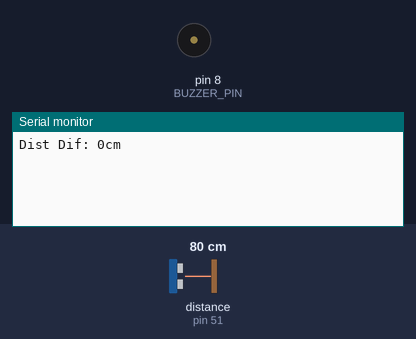
Bench run of a sketch on a simulated Arduino Mega 2560, built with avr-gcc and run on an emulated ATmega2560. Parts: buzzer (waves = sounding, pin HIGH), the last lines printed to the serial monitor. The test bench sets the inputs (shaded band); at power-on: distance to the obstacle (sensor on pin 51) 80 cm. The echo pulse lasts 58.3 µs per cm.

Above: at 1.8 s.
1.9 s: distance to the obstacle (sensor on pin 51) set to 39 cm
At 2.6 s:
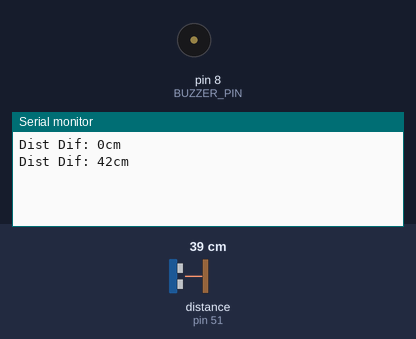
3.4 s: distance to the obstacle (sensor on pin 51) set to 32 cm
At 4.6 s:
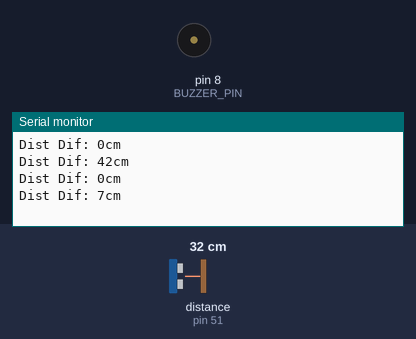
4.9 s: distance to the obstacle (sensor on pin 51) set to 71 cm
At 5.6 s:
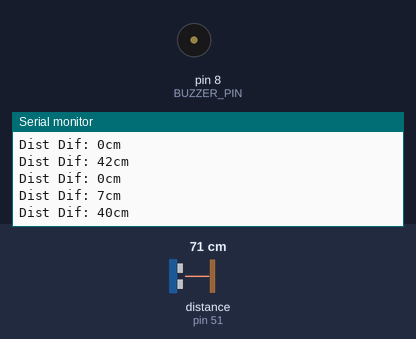
6.4 s: distance to the obstacle (sensor on pin 51) set to 81 cm
At 7.7 s:
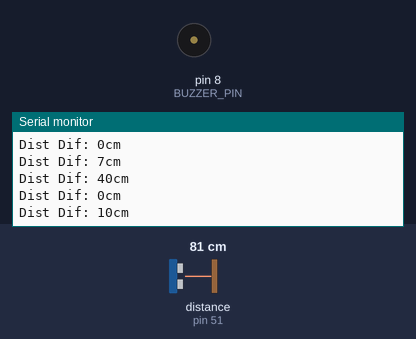
7.9 s: distance to the obstacle (sensor on pin 51) set to 41 cm
At 8.9 s:
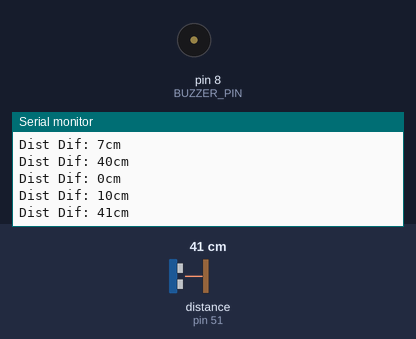
9.4 s: distance to the obstacle (sensor on pin 51) set to 34 cm
At 10.9 s:
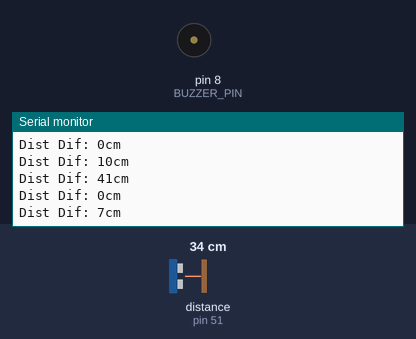
Timing chart, 0 to 11.9 s (numbered marks = the images above; inputs shaded):
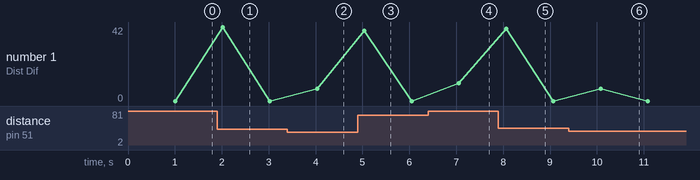

The sketch:

radar.ino
```cpp
#include "NewPing.h"

#define TRIGGER_PIN 50
#define ECHO_PIN 51
#define BUZZER_PIN 8

#define MAX_DISTANCE 300

NewPing sonar(TRIGGER_PIN, ECHO_PIN, MAX_DISTANCE);

void setup() {
  Serial.begin(9600);
  pinMode(BUZZER_PIN, OUTPUT);
  analogWrite(BUZZER_PIN, LOW);
}

void loop() {
  int dist1 = sonar.ping_cm();
  delay(1000);
  int dist2 = sonar.ping_cm();

  int dist_dif = dist2 - dist1;
  if (dist_dif < 0) dist_dif = dist_dif * (-1);

  Serial.print("Dist Dif: ");
  Serial.print(dist_dif);
  Serial.println("cm");

  if (dist_dif >= 45) {
    analogWrite(BUZZER_PIN, HIGH);
  } else {
    analogWrite(BUZZER_PIN, LOW);
  }
}
```

Measured:
- after the input at 1.9 s, the serial monitor: prints a new line after 0.12 s (image 1)
- after the input at 3.4 s, the serial monitor: prints a new line after 0.63 s (image 2)
- after the input at 4.9 s, the serial monitor: prints a new line after 0.14 s (image 3)
- after the input at 6.4 s, the serial monitor: prints a new line after 0.66 s (image 4)
- after the input at 7.9 s, the serial monitor: prints a new line after 0.17 s (image 5)
- after the input at 9.4 s, the serial monitor: prints a new line after 0.68 s (image 6)
- plotted number 1: 0 → 7 after the input at 3.4 s, 0 → 10 after the input at 6.4 s
